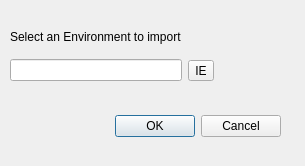
<?xml version="1.0" encoding="UTF-8"?>
<ui version="4.0">
 <class>Dialog</class>
 <widget class="QDialog" name="Dialog">
  <property name="geometry">
   <rect>
    <x>0</x>
    <y>0</y>
    <width>305</width>
    <height>166</height>
   </rect>
  </property>
  <property name="windowTitle">
   <string>Dialog</string>
  </property>
  <widget class="QDialogButtonBox" name="buttonBox">
   <property name="geometry">
    <rect>
     <x>-60</x>
     <y>110</y>
     <width>341</width>
     <height>32</height>
    </rect>
   </property>
   <property name="orientation">
    <enum>Qt::Horizontal</enum>
   </property>
   <property name="standardButtons">
    <set>QDialogButtonBox::Cancel|QDialogButtonBox::Ok</set>
   </property>
  </widget>
  <widget class="QWidget" name="formLayoutWidget">
   <property name="geometry">
    <rect>
     <x>10</x>
     <y>20</y>
     <width>266</width>
     <height>61</height>
    </rect>
   </property>
   <layout class="QFormLayout" name="formLayout">
    <item row="0" column="0">
     <layout class="QVBoxLayout" name="verticalLayout">
      <item>
       <widget class="QLabel" name="label">
        <property name="text">
         <string>Select an Environment to import</string>
        </property>
       </widget>
      </item>
      <item>
       <widget class="QLineEdit" name="lineEdit"/>
      </item>
     </layout>
    </item>
    <item row="0" column="1">
     <layout class="QGridLayout" name="gridLayout">
      <item row="1" column="0">
       <widget class="QToolButton" name="toolButton_4">
        <property name="text">
         <string>IE</string>
        </property>
       </widget>
      </item>
      <item row="0" column="0">
       <spacer name="verticalSpacer">
        <property name="orientation">
         <enum>Qt::Vertical</enum>
        </property>
        <property name="sizeHint" stdset="0">
         <size>
          <width>20</width>
          <height>40</height>
         </size>
        </property>
       </spacer>
      </item>
     </layout>
    </item>
   </layout>
  </widget>
  <zorder>buttonBox</zorder>
  <zorder>label</zorder>
  <zorder>label</zorder>
  <zorder>formLayoutWidget</zorder>
 </widget>
 <resources/>
 <connections>
  <connection>
   <sender>buttonBox</sender>
   <signal>accepted()</signal>
   <receiver>Dialog</receiver>
   <slot>accept()</slot>
   <hints>
    <hint type="sourcelabel">
     <x>248</x>
     <y>254</y>
    </hint>
    <hint type="destinationlabel">
     <x>157</x>
     <y>274</y>
    </hint>
   </hints>
  </connection>
  <connection>
   <sender>buttonBox</sender>
   <signal>rejected()</signal>
   <receiver>Dialog</receiver>
   <slot>reject()</slot>
   <hints>
    <hint type="sourcelabel">
     <x>316</x>
     <y>260</y>
    </hint>
    <hint type="destinationlabel">
     <x>286</x>
     <y>274</y>
    </hint>
   </hints>
  </connection>
 </connections>
</ui>
